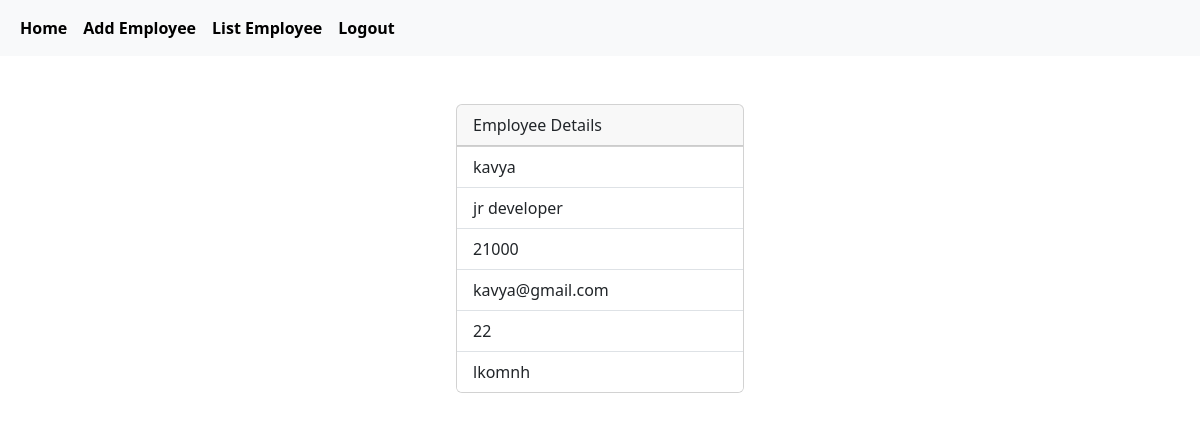
The app's page /employees/5 (signed in) with its own data.
### crm/models.py (models this page shows, shortened)
class Employees(models.Model):
    name=models.CharField(max_length=200)
    department=models.CharField(max_length=200)
    salary=models.PositiveBigIntegerField()
    email=models.EmailField(unique=True)
    age=models.PositiveBigIntegerField()
    contact=models.CharField(max_length=200,null=True)
    profile_pic=models.ImageField(upload_to="images",null=True,blank=True)
    dob=models.DateField(null=True,blank=True)

### crm/views.py (the view)
# urls.py: path("employees/<int:pk>",views.EmployeeDetailView.as_view(),name="emp-detail"),
@method_decorator(signin_required,name="dispatch")
class EmployeeDetailView(View):
    def get(self,request,*args,**kwargs):
        id=kwargs.get("pk")
        qs=Employees.objects.get(id=id)
        return render(request,"emp_detail.html",{"data":qs})

### crm/views.py (called while the page is built)
def signin_required(fn):
    def wrapper(request,*args,**kwargs):
        if not request.user.is_authenticated:
            messages.error(request,"invalid session")
            return redirect("signin")
        else:
            return fn(request,*args,**kwargs)
    return wrapper

### crm/templates/emp_detail.html (shortened to what this page needs)
{%extends 'base.html'%}
{%block body_block%}
<div class="container d-flex justify-content-center mt-5">
  <div>
      <div class="card" style="width: 18rem;">
          <div class="card-header">
            Employee Details
          </div>
          <ul class="list-group list-group-flush">
            <li class="list-group-item">{{data.name}}</li>
            <li class="list-group-item">{{data.department}}</li>
            <li class="list-group-item">{{data.salary}}</li>
            <li class="list-group-item">{{data.email}}</li>
            <li class="list-group-item">{{data.age}}</li>
            <li class="list-group-item">{{data.contact}}</li>
          </ul>
        </div>
  </div>
</div>
{%endblock%}

### records on screen
Employees: name "kavya", department "jr developer", salary "21000", email "kavya@gmail.com", age "22", contact "lkomnh"
